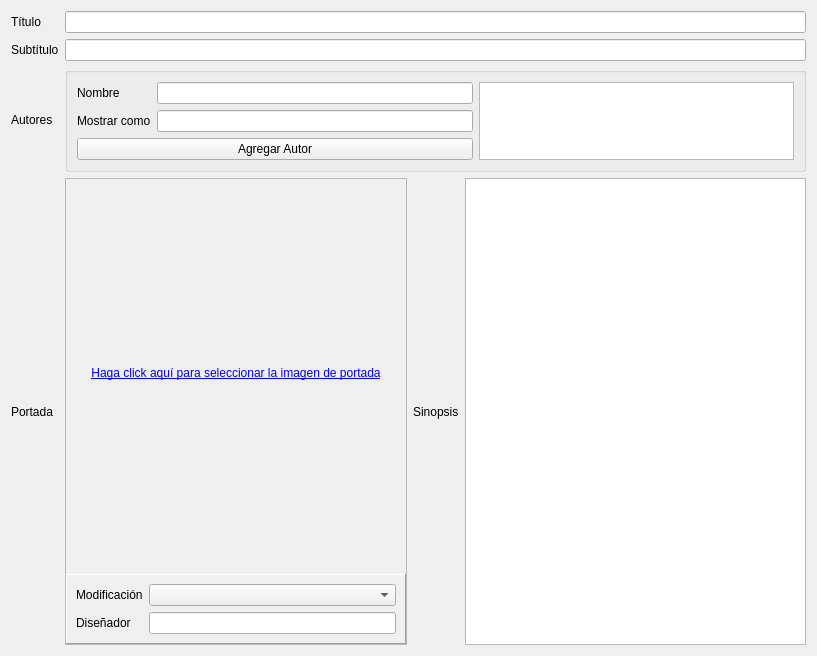
<?xml version="1.0" encoding="UTF-8"?>
<ui version="4.0">
 <class>BasicMetadata</class>
 <widget class="QWidget" name="BasicMetadata">
  <property name="geometry">
   <rect>
    <x>0</x>
    <y>0</y>
    <width>817</width>
    <height>656</height>
   </rect>
  </property>
  <layout class="QGridLayout" name="gridLayout_2" rowstretch="0,0,0,0">
   <property name="spacing">
    <number>6</number>
   </property>
   <item row="3" column="0">
    <widget class="QLabel" name="label_5">
     <property name="sizePolicy">
      <sizepolicy hsizetype="Fixed" vsizetype="Preferred">
       <horstretch>0</horstretch>
       <verstretch>0</verstretch>
      </sizepolicy>
     </property>
     <property name="text">
      <string>Portada</string>
     </property>
    </widget>
   </item>
   <item row="2" column="0">
    <widget class="QLabel" name="label_3">
     <property name="text">
      <string>Autores</string>
     </property>
    </widget>
   </item>
   <item row="0" column="0">
    <widget class="QLabel" name="label">
     <property name="sizePolicy">
      <sizepolicy hsizetype="Preferred" vsizetype="Preferred">
       <horstretch>0</horstretch>
       <verstretch>0</verstretch>
      </sizepolicy>
     </property>
     <property name="text">
      <string>Título</string>
     </property>
    </widget>
   </item>
   <item row="0" column="1" colspan="2">
    <widget class="QLineEdit" name="titleInput">
     <property name="sizePolicy">
      <sizepolicy hsizetype="Preferred" vsizetype="Preferred">
       <horstretch>0</horstretch>
       <verstretch>0</verstretch>
      </sizepolicy>
     </property>
     <property name="maximumSize">
      <size>
       <width>16777215</width>
       <height>16777215</height>
      </size>
     </property>
     <property name="font">
      <font>
       <weight>75</weight>
       <bold>true</bold>
      </font>
     </property>
     <property name="alignment">
      <set>Qt::AlignCenter</set>
     </property>
    </widget>
   </item>
   <item row="1" column="0">
    <widget class="QLabel" name="label_2">
     <property name="sizePolicy">
      <sizepolicy hsizetype="Preferred" vsizetype="Preferred">
       <horstretch>0</horstretch>
       <verstretch>0</verstretch>
      </sizepolicy>
     </property>
     <property name="text">
      <string>Subtítulo</string>
     </property>
    </widget>
   </item>
   <item row="1" column="1" colspan="2">
    <widget class="QLineEdit" name="subtitleInput">
     <property name="sizePolicy">
      <sizepolicy hsizetype="Preferred" vsizetype="Preferred">
       <horstretch>0</horstretch>
       <verstretch>0</verstretch>
      </sizepolicy>
     </property>
     <property name="maximumSize">
      <size>
       <width>16777215</width>
       <height>16777215</height>
      </size>
     </property>
     <property name="font">
      <font>
       <weight>75</weight>
       <bold>true</bold>
      </font>
     </property>
     <property name="alignment">
      <set>Qt::AlignCenter</set>
     </property>
    </widget>
   </item>
   <item row="2" column="1" colspan="2">
    <widget class="QGroupBox" name="groupBox">
     <property name="sizePolicy">
      <sizepolicy hsizetype="Preferred" vsizetype="Preferred">
       <horstretch>0</horstretch>
       <verstretch>0</verstretch>
      </sizepolicy>
     </property>
     <property name="title">
      <string/>
     </property>
     <property name="flat">
      <bool>false</bool>
     </property>
     <layout class="QGridLayout" name="gridLayout_3">
      <item row="0" column="0">
       <widget class="QLabel" name="label_4">
        <property name="text">
         <string>Nombre</string>
        </property>
       </widget>
      </item>
      <item row="0" column="1">
       <widget class="QLineEdit" name="authorInput"/>
      </item>
      <item row="1" column="1">
       <widget class="QLineEdit" name="authorFileAsInput"/>
      </item>
      <item row="1" column="0">
       <widget class="QLabel" name="label_9">
        <property name="text">
         <string>Mostrar como</string>
        </property>
       </widget>
      </item>
      <item row="2" column="0" colspan="2">
       <widget class="QPushButton" name="addAuthorButton">
        <property name="sizePolicy">
         <sizepolicy hsizetype="Expanding" vsizetype="Fixed">
          <horstretch>0</horstretch>
          <verstretch>0</verstretch>
         </sizepolicy>
        </property>
        <property name="text">
         <string>Agregar Autor</string>
        </property>
        <property name="icon">
         <iconset resource="basic_metadata_widget.qrc">
          <normaloff>:/basic_metadata_widget/resources/images/add_16x16.png</normaloff>:/basic_metadata_widget/resources/images/add_16x16.png</iconset>
        </property>
        <property name="iconSize">
         <size>
          <width>16</width>
          <height>16</height>
         </size>
        </property>
       </widget>
      </item>
      <item row="0" column="2" rowspan="3">
       <widget class="ExtendedQListWidget" name="authorsList">
        <property name="sizePolicy">
         <sizepolicy hsizetype="Expanding" vsizetype="Preferred">
          <horstretch>0</horstretch>
          <verstretch>0</verstretch>
         </sizepolicy>
        </property>
        <property name="maximumSize">
         <size>
          <width>16777215</width>
          <height>16777215</height>
         </size>
        </property>
       </widget>
      </item>
     </layout>
    </widget>
   </item>
   <item row="3" column="1" colspan="2">
    <layout class="QHBoxLayout" name="horizontalLayout" stretch="1,0,1">
     <item>
      <widget class="QFrame" name="frame">
       <property name="sizePolicy">
        <sizepolicy hsizetype="Expanding" vsizetype="Expanding">
         <horstretch>0</horstretch>
         <verstretch>0</verstretch>
        </sizepolicy>
       </property>
       <property name="frameShape">
        <enum>QFrame::StyledPanel</enum>
       </property>
       <property name="frameShadow">
        <enum>QFrame::Sunken</enum>
       </property>
       <layout class="QVBoxLayout" name="verticalLayout_4">
        <property name="margin">
         <number>0</number>
        </property>
        <item>
         <widget class="ExtendedQLabel" name="coverImage">
          <property name="sizePolicy">
           <sizepolicy hsizetype="Ignored" vsizetype="Ignored">
            <horstretch>0</horstretch>
            <verstretch>0</verstretch>
           </sizepolicy>
          </property>
          <property name="maximumSize">
           <size>
            <width>16777215</width>
            <height>16777215</height>
           </size>
          </property>
          <property name="text">
           <string>&lt;html&gt;&lt;head/&gt;&lt;body&gt;&lt;p&gt;&lt;span style=&quot; text-decoration: underline; color:#0000ff;&quot;&gt;Haga click aquí para seleccionar la imagen de portada&lt;/span&gt;&lt;/p&gt;&lt;/body&gt;&lt;/html&gt;</string>
          </property>
          <property name="scaledContents">
           <bool>true</bool>
          </property>
          <property name="alignment">
           <set>Qt::AlignCenter</set>
          </property>
          <property name="wordWrap">
           <bool>true</bool>
          </property>
         </widget>
        </item>
        <item>
         <widget class="QFrame" name="frame_7">
          <property name="sizePolicy">
           <sizepolicy hsizetype="Preferred" vsizetype="Fixed">
            <horstretch>0</horstretch>
            <verstretch>0</verstretch>
           </sizepolicy>
          </property>
          <property name="styleSheet">
           <string notr="true"/>
          </property>
          <property name="frameShape">
           <enum>QFrame::Panel</enum>
          </property>
          <property name="frameShadow">
           <enum>QFrame::Raised</enum>
          </property>
          <layout class="QGridLayout" name="gridLayout_5">
           <item row="0" column="0">
            <widget class="QLabel" name="label_12">
             <property name="text">
              <string>Modificación</string>
             </property>
            </widget>
           </item>
           <item row="0" column="1">
            <widget class="QComboBox" name="coverModificationInput"/>
           </item>
           <item row="1" column="0">
            <widget class="QLabel" name="label_13">
             <property name="text">
              <string>Diseñador</string>
             </property>
            </widget>
           </item>
           <item row="1" column="1">
            <widget class="QLineEdit" name="coverDesignerInput"/>
           </item>
          </layout>
         </widget>
        </item>
       </layout>
      </widget>
     </item>
     <item>
      <widget class="QLabel" name="label_6">
       <property name="sizePolicy">
        <sizepolicy hsizetype="Fixed" vsizetype="Preferred">
         <horstretch>0</horstretch>
         <verstretch>0</verstretch>
        </sizepolicy>
       </property>
       <property name="text">
        <string>Sinopsis</string>
       </property>
      </widget>
     </item>
     <item>
      <widget class="QPlainTextEdit" name="synopsisInput">
       <property name="sizePolicy">
        <sizepolicy hsizetype="Expanding" vsizetype="Expanding">
         <horstretch>1</horstretch>
         <verstretch>0</verstretch>
        </sizepolicy>
       </property>
       <property name="frameShape">
        <enum>QFrame::StyledPanel</enum>
       </property>
      </widget>
     </item>
    </layout>
   </item>
  </layout>
 </widget>
 <customwidgets>
  <customwidget>
   <class>ExtendedQLabel</class>
   <extends>QLabel</extends>
   <header>gui.custom_widgets</header>
  </customwidget>
  <customwidget>
   <class>ExtendedQListWidget</class>
   <extends>QListWidget</extends>
   <header>gui.custom_widgets</header>
  </customwidget>
 </customwidgets>
 <resources>
  <include location="basic_metadata_widget.qrc"/>
 </resources>
 <connections/>
</ui>
